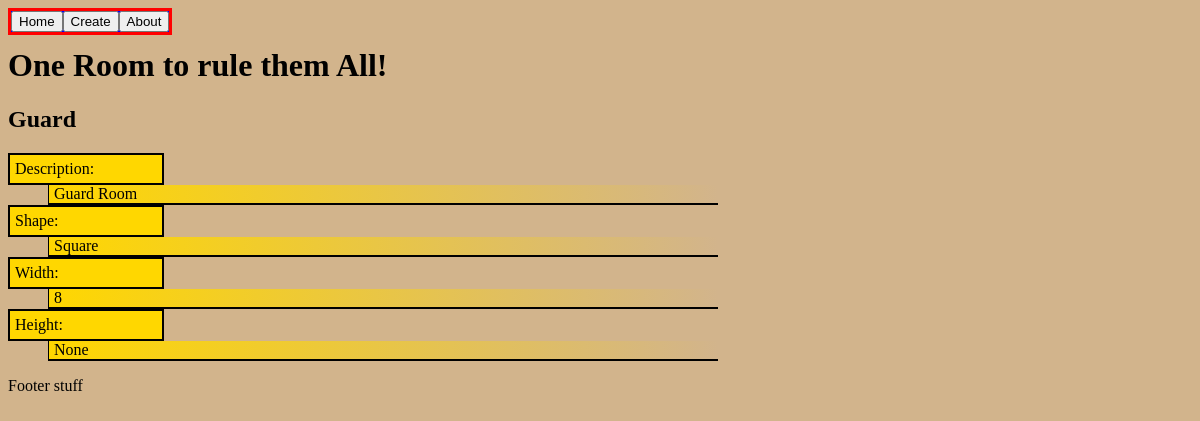
The app's page /rooms/2/ with its own data.
### rooms/models.py (models this page shows)
class Room(models.Model):
    SHAPES = [('Square', 'Square'), ('Circle', 'Circle'), ('Oval', 'Oval')]
    name = models.CharField(max_length = 50)
    description = models.TextField()
    shape = models.CharField(max_length = 100, choices=SHAPES)
    width = models.IntegerField()
    height = models.IntegerField()
    doors = models.ManyToManyField('Door')

### rooms/views.py (the view)
# urls.py: path('rooms/<int:room_id>/', views.room_detail, name='room_detail'),
def room_detail(request, room_id):
    try:
        room = Room.objects.get(id=room_id)
    except Room.DoesNotExist:
        raise Http404('Room does not exist. Go Build it!')
    return render(request, 'room_detail.html', {'room': room})

### room/templates/room_detail.html (shortened to what this page needs)
{% extends "base.html" %}
{% block content %}
<h1>One Room to rule them All!</h1>
<div>
    <dl>
        <h2>{{ room.name|capfirst }}</h2>
        <dt>Description:</dt>
        <dd>{{ room.description }}</dd>
        <dt>Shape:</dt>
        <dd>{{ room.shape }}</dd>
        <dt>Width:</dt>
        <dd>{{ room.width }}</dd>
        <dt>Height:</dt>
        <dd>{{ room.height }}</dd>
    </dl>
</div>
{% endblock %}

### static/style.css (style rules this page uses)
dl { width: 60%; }
dt { padding: 5px; width: 20%; border: black 2px solid; background-color: gold; }
dd { border-bottom: black 2px solid; border-left: black 1px solid; padding-left: 5px; background-image: linear-gradient(to right, gold, tan); }

### records on screen
Room: name "Guard", description "Guard Room", shape "Square", width "8", height "None"
